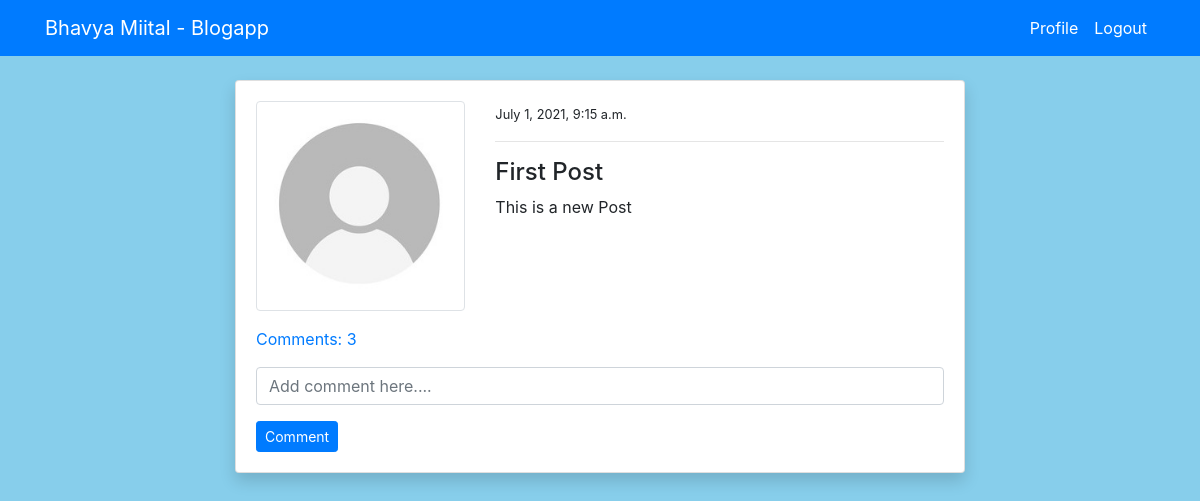
The page /post_detail/1/ (signed in) on the database its author committed.
### blog/models.py (models this page shows, shortened)
class PostModel(models.Model):
    title = models.CharField(max_length=100)
    content = models.TextField()
    author = models.ForeignKey(User, on_delete=models.CASCADE)
    date_created = models.DateTimeField(auto_now_add=True)
    class Meta:
        ordering = ('-date_created',)
    def comment_count(self):
        return self.comment_set.all().count()
    def comments(self):
        return self.comment_set.all()

### users/models.py (models this page shows, shortened)
class ProfileModel(models.Model):
    user = models.OneToOneField(User, on_delete=models.CASCADE)
    image = models.ImageField(default='default.jpg', upload_to='profile', validators=[
                              FileExtensionValidator(['png', 'jpg'])])

### blog/views.py (the view)
# urls.py: path('post_detail/<int:pk>/', views.post_detail, name='blog-post-detail'),
@login_required
def post_detail(request, pk):
    post = PostModel.objects.get(id=pk)
    if request.method == 'POST':
        c_form = CommentForm(request.POST)
        if c_form.is_valid():
            instance = c_form.save(commit=False)
            instance.user = request.user
            instance.post = post
            instance.save()
            return redirect('blog-post-detail', pk=post.id)
    else:
        c_form = CommentForm()
    context = {
        'post': post,
        'c_form': c_form,
    }
    return render(request, 'blog/post_detail.html', context)

### blog/forms.py
class CommentForm(forms.ModelForm):
    content = forms.CharField(
        label='', widget=forms.TextInput(attrs={'placeholder': 'Add comment here....'}))
    class Meta:
        model = Comment
        fields = ('content',)

### templates/blog/post_detail.html (shortened to what this page needs)
{% extends 'partials/base.html' %}
{% load crispy_forms_tags %}
{% block content %}
<div class="container">
    <div class="row mt-5 pt-3">
        <div class="col-md-8 offset-md-2">
            <div class="card my-3 shadow">
                <div class="card-body">
                    <div class="row">
                        <div class="col-md-4">
                            <img class="img-thumbnail" src="{{ post.author.profilemodel.image.url }}" alt="profile-img">
                        </div>
                        <div class="col-md-8">
                            <small>{{ post.date_created }}</small>
                            <hr>
                            <h4>{{ post.title }}</h4>
                            <p>
                                {{ post.content }}
                            </p>
                        </div>
                    </div>
                    <p class="mt-3">
                        <a class="" data-toggle="collapse" href="#collapseExample" role="button" aria-expanded="false"
                            aria-controls="collapseExample">
                            Comments: {{ post.comment_count }}
                        </a>
                    </p>
                    <form method="POST">
                        {{ c_form|crispy }}
                        <input class="btn btn-primary btn-sm" type="submit" value="Comment">
                    </form>
                </div>
            </div>
        </div>
    </div>
</div>
{% endblock %}

### templates/blog/post_detail.html (style rules this page uses)
body { background-color: skyblue; }

### rows shown on the page
PostModel: author.profilemodel.image (placeholder picture), date_created "July 1, 2021, 9:15 a.m.", title "First Post", content "This is a new Post", comment_count "3"
